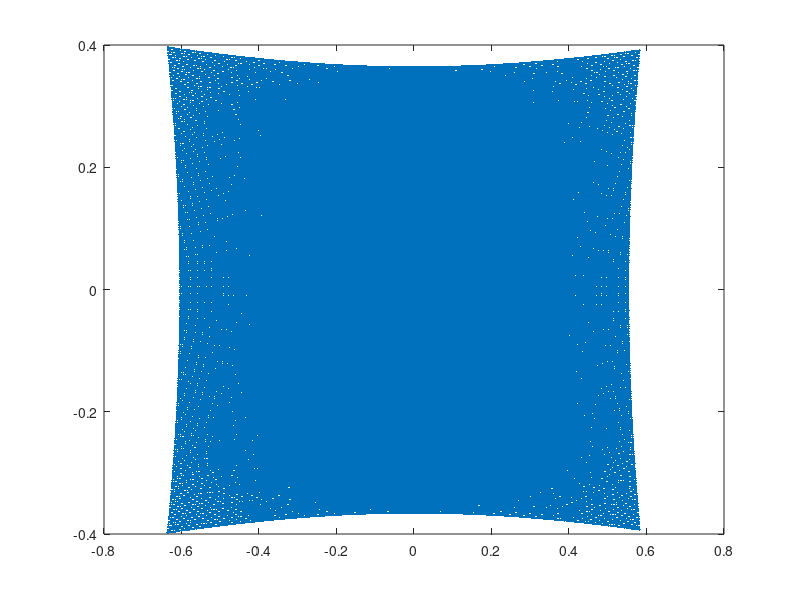
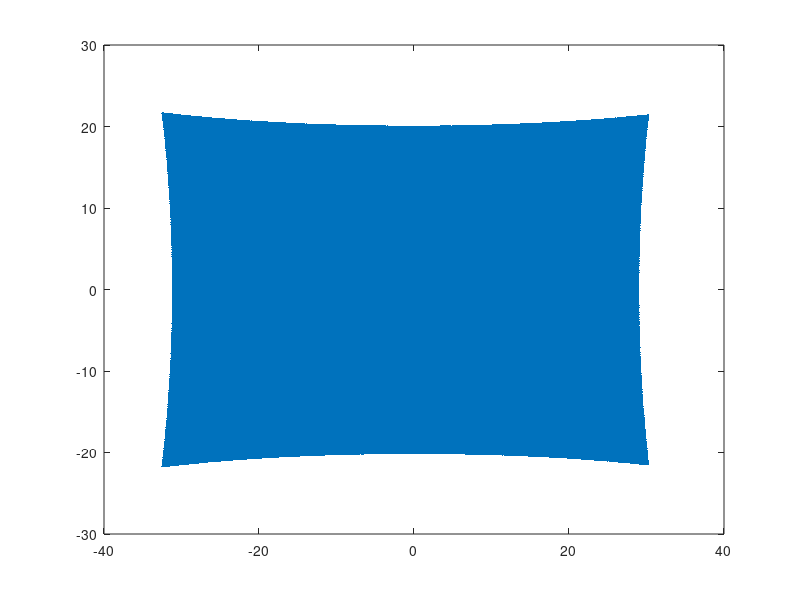

Source code (MATLAB) for these figures, in order:
% rotation around y-axis
rotFast = @(ang) [1 0 0; 0 cosd(ang) -sind(ang); 0 sind(ang) cosd(ang)];
rotSlow = @(ang) [cosd(ang) 0 sind(ang); 0 1 0; -sind(ang) 0 cosd(ang)];

%% no PBS
%NB = normr([-0.5 0 0.5]);
%L = [1 0 0];

MN = [0 0 1]; % mirror normal
L = [0 0 -1];%*RotZenith*RotZenith;

RotZenith = rotSlow(0.54)*rotFast(-0.02);
RotRay = rotSlow(0); % unit rotation

AX = -15:0.1:15;
AY = -10:0.1:10;
nx = length(AX);
ny = length(AY);
X = zeros(ny,nx);
Y = zeros(ny,nx);
for ix=1:nx
    for iy=1:ny
        n = MN*RotZenith*rotSlow(AX(ix))*rotFast(AY(iy));
        r = L-2*(L*n')*n;
        r = r * RotRay;
        X(iy,ix) = r(1)/r(3);
        Y(iy,ix) = r(2)/r(3);
    end
end

figure; plot(X(:),Y(:),'.');
figure; plot(atand(X(:)),atand(Y(:)),'.');
